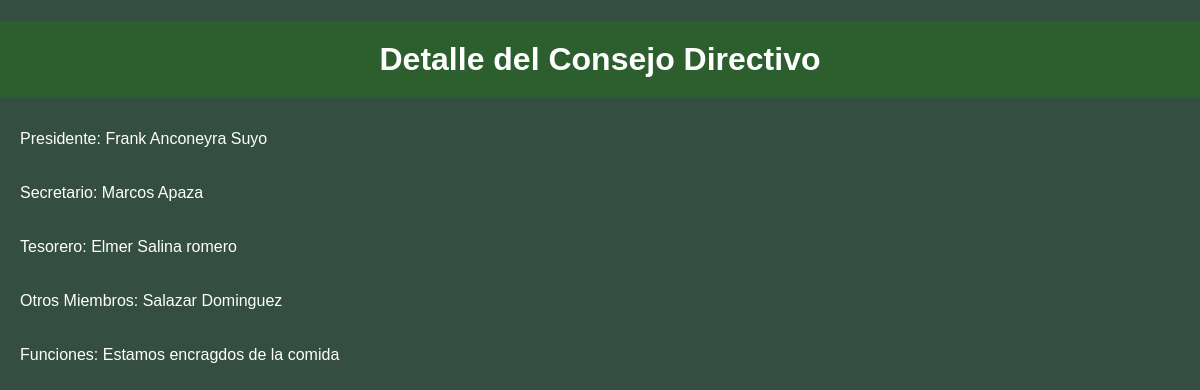
Page /api/consejos/1/ on the committed database.
### deportes/models.py (models this page shows, shortened)
class ConsejoDirectivo(models.Model):
    presidente = models.CharField(max_length=100)
    secretario = models.CharField(max_length=100)
    tesorero = models.CharField(max_length=100)
    otros_miembros = models.TextField()
    funciones = models.TextField()
    class Meta:
        verbose_name = "Consejo directivo"
        verbose_name_plural = "Consejo directivo"

### deportes/views.py (the view)
# urls.py: path('consejos/<int:pk>/', ConsejoDirectivoDetailView.as_view(), name='consejo_detail'),
class ConsejoDirectivoDetailView(DetailView):
    model = ConsejoDirectivo
    template_name = 'deportes/consejo_detail.html'

### templates/deportes/consejo_detail.html (shortened to what this page needs)
<!DOCTYPE html>
<html lang="en">
<head>
</head>
<body>
    <h1>Detalle del Consejo Directivo</h1>
    <p>Presidente: {{ object.presidente }}</p>
    <p>Secretario: {{ object.secretario }}</p>
    <p>Tesorero: {{ object.tesorero }}</p>
    <p>Otros Miembros: {{ object.otros_miembros }}</p>
    <p>Funciones: {{ object.funciones }}</p>
</body>
</html>

### templates/deportes/consejo_detail.html (style rules this page uses)
body { font-family: Arial, sans-serif; background-color: #344e41; margin: 0; padding: 0; color: #fff; }
h1 { background-color: #2c5f2d; padding: 20px; text-align: center; color: white; }
p { padding: 10px 20px; }

### rows in the picture
ConsejoDirectivo: presidente "Frank Anconeyra Suyo", secretario "Marcos Apaza", tesorero "Elmer Salina romero", otros_miembros "Salazar Dominguez", funciones "Estamos encragdos de la comida"
